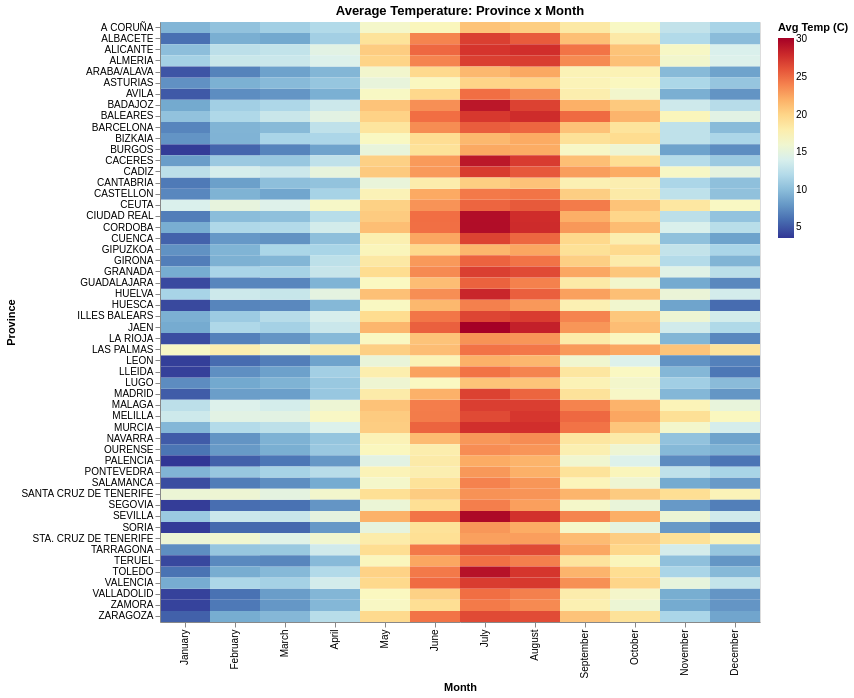

Write notebook code for a chart like this one.
### Markdown cell above
### 1.1. Mapa de calor — Temperatura media: provincia × mes

**Tipo:** Mapa de calor (heatmap)
**Datos:** Temperatura promedio por provincia y mes

### Code cell
heatmap_data = (df
    .group_by(["provincia", "mes"])
    .agg(pl.col("temperatura_media").mean().alias("temp_mean"))
    .with_columns(pl.col("mes").cast(pl.Enum(month_order)))
    .sort("mes")
    .to_pandas()
)

alt.Chart(heatmap_data).mark_rect().encode(
    x=alt.X("mes:N", title="Month", sort=list(month_order)),
    y=alt.Y("provincia:N", title="Province"),
    color=alt.Color("temp_mean:Q", title="Avg Temp (C)",
                    scale=alt.Scale(scheme="redyellowblue", reverse=True)),
    tooltip=["provincia", "mes", alt.Tooltip("temp_mean", format=".1f")]
).properties(
    title="Average Temperature: Province x Month",
    width=600,
    height=600
).interactive().show()

### Figure 1 — Vega specification as saved in the notebook (floating-point values rounded to 4 significant figures; data arrays with more than 128 entries replaced by an {"elided": "..."} marker saying what was removed)
{"$schema": "https://vega.github.io/schema/vega/v6.json", "data": [{"name": "param_1e9efca18e7a2868_store"}, {"name": "source_0"}, {"name": "data_0", "values": {"elided": "648 records"}}, {"name": "source_0_x_domain_mes", "values": [{"mes": "January", "sort_field": 12.0}, {"mes": "February", "sort_field": 12.0}, {"mes": "March", "sort_field": 12.0}, {"mes": "April", "sort_field": 12.0}, {"mes": "May", "sort_field": 12.0}, {"mes": "June", "sort_field": 12.0}, {"mes": "July", "sort_field": 12.0}, {"mes": "August", "sort_field": 12.0}, {"mes": "September", "sort_field": 12.0}, {"mes": "October", "sort_field": 12.0}, {"mes": "November", "sort_field": 12.0}, {"mes": "December", "sort_field": 12.0}]}, {"name": "data_0_y_domain_provincia", "values": [{"provincia": "MURCIA"}, {"provincia": "STA. CRUZ DE TENERIFE"}, {"provincia": "GIRONA"}, {"provincia": "TARRAGONA"}, {"provincia": "GRANADA"}, {"provincia": "BURGOS"}, {"provincia": "SEVILLA"}, {"provincia": "CASTELLON"}, {"provincia": "AVILA"}, {"provincia": "CACERES"}, {"provincia": "CIUDAD REAL"}, {"provincia": "JAEN"}, {"provincia": "ASTURIAS"}, {"provincia": "GIPUZKOA"}, {"provincia": "CEUTA"}, {"provincia": "MADRID"}, {"provincia": "LEON"}, {"provincia": "PONTEVEDRA"}, {"provincia": "CANTABRIA"}, {"provincia": "ALBACETE"}, {"provincia": "ZAMORA"}, {"provincia": "SEGOVIA"}, {"provincia": "LUGO"}, {"provincia": "ALICANTE"}, {"provincia": "TOLEDO"}, {"provincia": "VALLADOLID"}, {"provincia": "BARCELONA"}, {"provincia": "VALENCIA"}, {"provincia": "BADAJOZ"}, {"provincia": "SANTA CRUZ DE TENERIFE"}, {"provincia": "LLEIDA"}, {"provincia": "ILLES BALEARS"}, {"provincia": "TERUEL"}, {"provincia": "CORDOBA"}, {"provincia": "ALMERIA"}, {"provincia": "HUELVA"}, {"provincia": "HUESCA"}, {"provincia": "BALEARES"}, {"provincia": "ARABA/ALAVA"}, {"provincia": "SALAMANCA"}, {"provincia": "PALENCIA"}, {"provincia": "A CORUÑA"}, {"provincia": "ZARAGOZA"}, {"provincia": "CADIZ"}, {"provincia": "OURENSE"}, {"provincia": "MELILLA"}, {"provincia": "CUENCA"}, {"provincia": "NAVARRA"}, {"provincia": "LAS PALMAS"}, {"provincia": "SORIA"}, {"provincia": "LA RIOJA"}, {"provincia": "GUADALAJARA"}, {"provincia": "MALAGA"}, {"provincia": "BIZKAIA"}]}, {"name": "data_0_color_domain_temp_mean", "values": [{"min": 3.591, "max": 30.17}]}], "signals": [{"name": "unit", "value": {}, "on": [{"events": "pointermove", "update": "isTuple(group()) ? group() : unit"}]}, {"name": "param_1e9efca18e7a2868", "update": "vlSelectionResolve(\"param_1e9efca18e7a2868_store\", \"union\")"}, {"name": "param_1e9efca18e7a2868_mes", "on": [{"events": [{"source": "view", "type": "dblclick"}], "update": "null"}, {"events": {"signal": "param_1e9efca18e7a2868_translate_delta"}, "update": "panLinear(param_1e9efca18e7a2868_translate_anchor.extent_x, -param_1e9efca18e7a2868_translate_delta.x / width)"}, {"events": {"signal": "param_1e9efca18e7a2868_zoom_delta"}, "update": "zoomLinear(domain(\"x\"), param_1e9efca18e7a2868_zoom_anchor.x, param_1e9efca18e7a2868_zoom_delta)"}]}, {"name": "param_1e9efca18e7a2868_provincia", "on": [{"events": [{"source": "view", "type": "dblclick"}], "update": "null"}, {"events": {"signal": "param_1e9efca18e7a2868_translate_delta"}, "update": "panLinear(param_1e9efca18e7a2868_translate_anchor.extent_y, param_1e9efca18e7a2868_translate_delta.y / height)"}, {"events": {"signal": "param_1e9efca18e7a2868_zoom_delta"}, "update": "zoomLinear(domain(\"y\"), param_1e9efca18e7a2868_zoom_anchor.y, param_1e9efca18e7a2868_zoom_delta)"}]}, {"name": "param_1e9efca18e7a2868_tuple", "on": [{"events": [{"signal": "param_1e9efca18e7a2868_mes || param_1e9efca18e7a2868_provincia"}], "update": "param_1e9efca18e7a2868_mes && param_1e9efca18e7a2868_provincia ? {unit: \"\", fields: param_1e9efca18e7a2868_tuple_fields, values: [param_1e9efca18e7a2868_mes,param_1e9efca18e7a2868_provincia]} : null"}]}, {"name": "param_1e9efca18e7a2868_tuple_fields", "value": [{"field": "mes", "channel": "x", "type": "E"}, {"field": "provincia", "channel": "y", "type": "E"}]}, {"name": "param_1e9efca18e7a2868_translate_anchor", "value": {}, "on": [{"events": [{"source": "scope", "type": "pointerdown"}], "update": "{x: x(unit), y: y(unit), extent_x: domain(\"x\"), extent_y: domain(\"y\")}"}]}, {"name": "param_1e9efca18e7a2868_translate_delta", "value": {}, "on": [{"events": [{"source": "window", "between": [{"source": "scope", "type": "pointerdown"}, {"source": "window", "type": "pointerup"}], "consume": true, "type": "pointermove"}], "update": "{x: param_1e9efca18e7a2868_translate_anchor.x - x(unit), y: param_1e9efca18e7a2868_translate_anchor.y - y(unit)}"}]}, {"name": "param_1e9efca18e7a2868_zoom_anchor", "on": [{"events": [{"source": "scope", "type": "wheel", "consume": true}], "update": "{x: invert(\"x\", x(unit)), y: invert(\"y\", y(unit))}"}]}, {"name": "param_1e9efca18e7a2868_zoom_delta", "on": [{"events": [{"source": "scope", "consume": true, "type": "wheel"}], "update": "pow(1.001, event.deltaY * pow(16, event.deltaMode))", "force": true}]}, {"name": "param_1e9efca18e7a2868_modify", "on": [{"events": {"signal": "param_1e9efca18e7a2868_tuple"}, "update": "modify(\"param_1e9efca18e7a2868_store\", param_1e9efca18e7a2868_tuple, true)"}]}], "marks": [{"type": "rect", "name": "marks", "from": {"data": "data_0"}, "encode": {"update": {"height": {"signal": "max(0.25, bandwidth('y'))"}, "fill": {"field": "temp_mean", "scale": "color"}, "y": {"field": "provincia", "scale": "y"}, "tooltip": {"signal": "{\"provincia\": isValid(datum[\"provincia\"]) ? isArray(datum[\"provincia\"]) ? join(datum[\"provincia\"], '\\n') : datum[\"provincia\"] : \"\"+datum[\"provincia\"], \"mes\": isValid(datum[\"mes\"]) ? isArray(datum[\"mes\"]) ? join(datum[\"mes\"], '\\n') : datum[\"mes\"] : \"\"+datum[\"mes\"], \"temp_mean\": format(datum[\"temp_mean\"], \".1f\")}"}, "x": {"field": "mes", "scale": "x"}, "width": {"signal": "max(0.25, bandwidth('x'))"}}}, "style": ["rect"], "interactive": true}], "scales": [{"name": "x", "type": "band", "domain": {"data": "source_0_x_domain_mes", "field": "mes", "sort": {"op": "max", "field": "sort_field"}}, "range": [0, {"signal": "width"}], "paddingOuter": 0, "paddingInner": 0}, {"name": "y", "type": "band", "domain": {"data": "data_0_y_domain_provincia", "field": "provincia", "sort": true}, "range": [0, {"signal": "height"}], "paddingInner": 0, "paddingOuter": 0}, {"name": "color", "type": "linear", "domain": [{"signal": "(data(\"data_0_color_domain_temp_mean\")[0] || {}).min"}, {"signal": "(data(\"data_0_color_domain_temp_mean\")[0] || {}).max"}], "range": {"scheme": "redyellowblue"}, "zero": false, "interpolate": "hcl", "reverse": true}], "axes": [{"scale": "x", "labelBaseline": "middle", "zindex": 1, "grid": false, "title": "Month", "labelAlign": "right", "labelAngle": 270, "orient": "bottom"}, {"scale": "y", "orient": "left", "title": "Province", "grid": false, "zindex": 1}], "title": {"text": "Average Temperature: Province x Month", "frame": "group"}, "height": 600, "background": "white", "width": 600, "style": "cell", "legends": [{"title": "Avg Temp (C)", "fill": "color", "gradientLength": {"signal": "clamp(height, 64, 200)"}}], "padding": 5}
